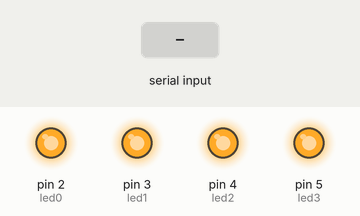
This sketch was run on a simulated Arduino Uno, built with avr-gcc and run on an emulated ATmega328P. Parts: output pins drawn as LEDs (lit = HIGH). The inputs (shaded band) are chosen by the test bench.

Above: at 1.2 s.
1.3 s: byte 90 received over Serial
At 2.1 s:
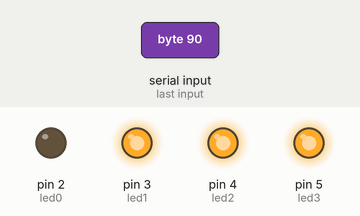
At 2.9 s:
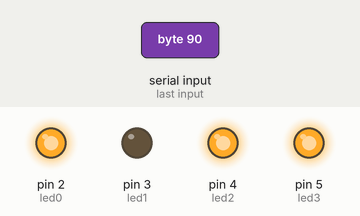
Timing chart, 0 to 12.8 s (numbered marks = the images above; inputs shaded):
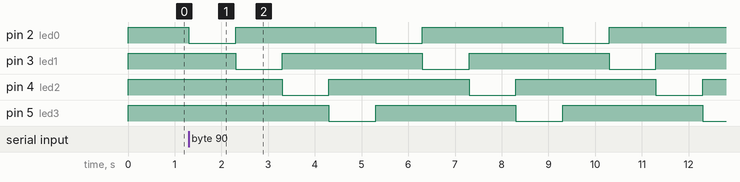

The sketch:

pneumatic_relay.ino
```cpp
int incomingByte = 0;   // for incoming serial data
const int led0 = 2;
const int led1 = 3;
const int led2 = 4;
const int led3 = 5;
int qt = 1000;

int i = 0;
int cycles = 10;

void setup() {
        Serial.begin(9600);     // opens serial port, sets data rate to 9600 bps
        pinMode(led0,OUTPUT);
        pinMode(led1,OUTPUT);
        pinMode(led2,OUTPUT);
        pinMode(led3,OUTPUT);
        digitalWrite(led0,HIGH);
        digitalWrite(led1,HIGH);
        digitalWrite(led2,HIGH);
        digitalWrite(led3,HIGH);
}
void loop() {

        // send data only when you receive data:
        if (Serial.available() > 0) {
                // read the incoming byte:
                incomingByte = Serial.read();
                if( incomingByte >48){
                  i = 0;
                  while(i<cycles) {
                  digitalWrite(led0,LOW);
                  delay(qt);
                  digitalWrite(led0,HIGH);

                  digitalWrite(led1,LOW);
                  delay(qt);
                  digitalWrite(led1,HIGH);

                  digitalWrite(led2,LOW);
                  delay(qt);
                  digitalWrite(led2,HIGH);

                  digitalWrite(led3,LOW);
                  delay(qt);
                  digitalWrite(led3,HIGH);

                  i++;


                }
                }

        }
}
```

Measured:
- after the input at 1.3 s, pin 2 (led0): alternates HIGH for 3.0 s and LOW for 1.0 s, starting at once; pin 3 (led1): alternates HIGH for 3.0 s and LOW for 1.0 s, starting after 1.0 s; pin 4 (led2): alternates HIGH for 3.0 s and LOW for 1.0 s, starting after 2.0 s; pin 5 (led3): alternates HIGH for 3.0 s and LOW for 1.0 s, starting after 3.0 s
